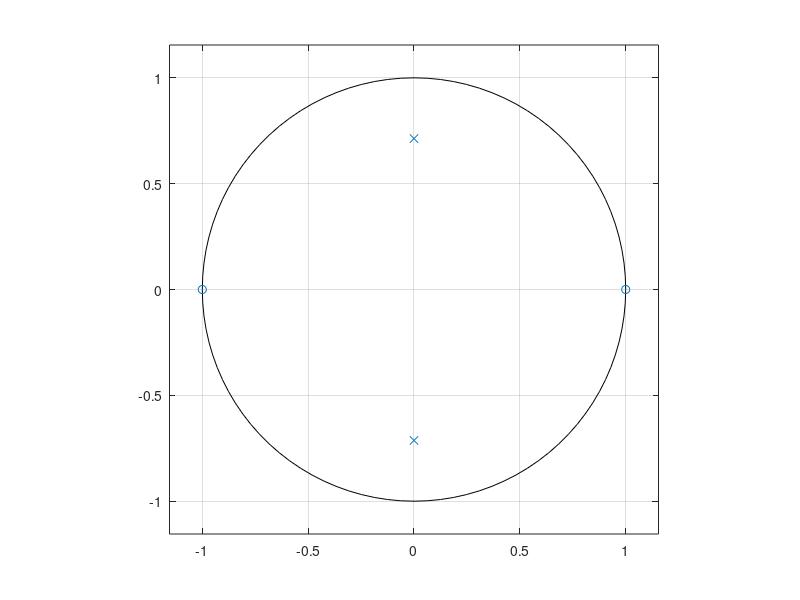

Here is the MATLAB script that generated this plot:
%******************************************************************************
% \details     : 
% \autor       : Simon Burkhardt
% \file        : dsv_Aufg_3.4.6.m
% \date        : 12.2019
% \version     : 1.0
%******************************************************************************
clear all; close all; clc;
format shorteng;

OMg = 0.2*pi;
Om1 = 2*pi/5;
Om2 = 3*pi/5;

alpha = cos( (Om2+Om1)/2 ) / cos( (Om2-Om1)/2 )
k = tan(OMg/2)/tan( (Om2-Om1)/2 )


%%
% c) Peak bei fs/4
clear all; clc; 

Omeg = linspace(0, 2* pi);

z = exp(j*Omeg);

H = (0.245.*(1-z.^-2))./(1+0.509.*z.^-2);


plot(Omeg, abs(H)); grid on

%%
% Pole-Zero Plot
clear all; clc; 

zer = [-1; 1];
pol = [-j*0.713; j*0.713];

zplane(zer, pol)
grid on
